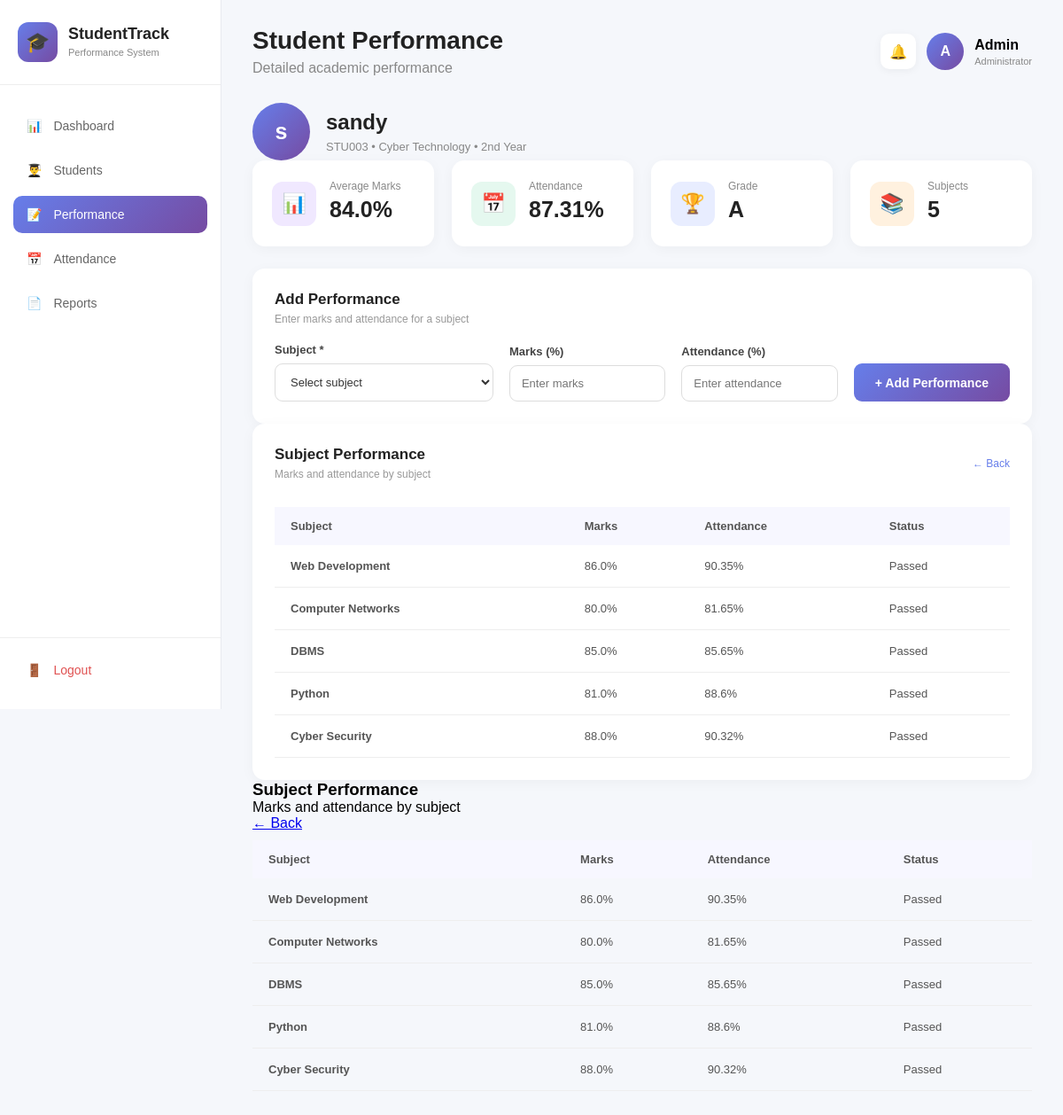
/student-performance/STU003, run on the app's committed database.
### tables this page shows
CREATE TABLE students (
            id INTEGER PRIMARY KEY AUTOINCREMENT,
            name TEXT NOT NULL,
            student_id TEXT UNIQUE NOT NULL,
            department TEXT NOT NULL,
            year TEXT NOT NULL,
            email TEXT,
            phone TEXT
        );

CREATE TABLE performance (
            id INTEGER PRIMARY KEY AUTOINCREMENT,
            student_id TEXT NOT NULL,
            subject TEXT NOT NULL,
            marks REAL NOT NULL,
            attendance REAL NOT NULL,
            FOREIGN KEY (student_id) REFERENCES students(student_id)
        );

### app.py (the view, shortened to what this page needs)
@app.route(
    "/student-performance/<student_id>",
    methods=["GET", "POST"]
)
def student_performance(student_id):
    conn = get_db_connection()
    student = conn.execute("""
        SELECT *
        FROM students
        WHERE student_id = ?
    """, (
        student_id,
    )).fetchone()
    if student is None:
        conn.close()
        return "Student not found", 404
    performance = conn.execute("""
        SELECT *
        FROM performance
        WHERE student_id = ?
        ORDER BY id DESC
    """, (
        student_id,
    )).fetchall()
    conn.close()
    if performance:
        average = sum(
            float(record["marks"])
            for record in performance
        ) / len(performance)
    else:
        average = 0
    if average >= 90:
        grade = "A+"
    elif average >= 80:
        grade = "A"
    elif average >= 70:
        grade = "B"
    elif average >= 60:
        grade = "C"
    elif average >= 50:
        grade = "D"
    else:
        grade = "F"
    if performance:
        attendance = sum(
            float(record["attendance"])
            for record in performance
        ) / len(performance)
    else:
        attendance = 0
    return render_template(
        "student_performance.html",
        student=student,
        performance=performance,
        average=round(
            average,
            2
        ),
        grade=grade,
        attendance=round(
            attendance,
            2
        )
    )

### app.py (called while the page is built)
def get_db_connection():
    conn = sqlite3.connect(DATABASE)
    conn.row_factory = sqlite3.Row
    return conn

### templates/student_performance.html (shortened to what this page needs)
<!DOCTYPE html>
<html lang="en">
<head>
    <link rel="stylesheet"
          href="{{ url_for('static', filename='css/style.css') }}">
</head>
<body class="dashboard-body">
    <aside class="sidebar">
        <div class="brand">
            <div class="brand-icon">
                🎓
            </div>
            <div>
                <h2>StudentTrack</h2>
                <span>Performance System</span>
            </div>
        </div>
        <nav class="sidebar-menu">
            <a href="/dashboard" class="menu-item">
                <span>📊</span>
                Dashboard
            </a>
            <a href="/students" class="menu-item">
                <span>👨‍🎓</span>
                Students
            </a>
            <a href="/performance" class="menu-item active">
                <span>📝</span>
                Performance
            </a>
            <a href="#" class="menu-item">
                <span>📅</span>
                Attendance
            </a>
            <a href="#" class="menu-item">
                <span>📄</span>
                Reports
            </a>
        </nav>
        <div class="sidebar-bottom">
            <a href="/" class="menu-item logout">
                <span>🚪</span>
                Logout
            </a>
        </div>
    </aside>
    <main class="main-content">
        <header class="topbar">
            <div>
                <h1>Student Performance</h1>
                <p>
                    Detailed academic performance
                </p>
            </div>
            <div class="profile">
                <div class="notification">
                    🔔
                </div>
                <div class="avatar">
                    A
                </div>
                <div>
                    <strong>Admin</strong>
                    <small>Administrator</small>
                </div>
            </div>
        </header>
        <section class="student-profile-header">
            <div class="large-student-avatar">
                {{ student["name"][0] }}
            </div>
            <div>
                <h2>
                    {{ student["name"] }}
                </h2>
                <p>
                    {{ student["student_id"] }}
                    •
                    {{ student["department"] }}
                    •
                    {{ student["year"] }}
                </p>
            </div>
        </section>
        <section class="stats-grid">
            <div class="stat-card">
                <div class="stat-icon purple">
                    📊
                </div>
                <div>
                    <p>
                        Average Marks
                    </p>
                    <h3>
                        {{ average }}%
                    </h3>
                </div>
            </div>
            <div class="stat-card">
                <div class="stat-icon green">
                    📅
                </div>
                <div>
                    <p>
                        Attendance
                    </p>
                    <h3>
                        {{ attendance }}%
                    </h3>
                </div>
            </div>
            <div class="stat-card">
                <div class="stat-icon blue">
                    🏆
                </div>
                <div>
                    <p>
                        Grade
                    </p>
                    <h3>
                        {{ grade }}
                    </h3>
                </div>
            </div>
            <div class="stat-card">
                <div class="stat-icon orange">
                    📚
                </div>
                <div>
                    <p>
                        Subjects
                    </p>
                    <h3>
                        {{ performance|length }}
                    </h3>
                </div>
            </div>
        </section>
<div class="dashboard-card">
    <div class="card-header">
        <div>
            <h3>
                Add Performance
            </h3>
            <p>
                Enter marks and attendance for a subject
            </p>
        </div>
    </div>
    <form
        method="POST"
        action="/student-performance/{{ student['student_id'] }}"
        class="performance-form"
    >
        <div class="performance-form-row">
            <div class="form-group">
                <label>
                    Subject *
                </label>
                <select
                    name="subject"
                    required
                >
                    <option value="">
                        Select subject
                    </option>
                </select>
            </div>
            <div class="form-group">
                <label>
                    Marks (%)
                </label>
                <input
                    type="number"
                    name="marks"
                    min="0"
                    max="100"
                    step="0.01"
                    placeholder="Enter marks"
                    required
                >
            </div>
            <div class="form-group">
                <label>
                    Attendance (%)
                </label>
                <input
                    type="number"
                    name="attendance"
                    min="0"
                    max="100"
                    step="0.01"
                    placeholder="Enter attendance"
                    required
                >
            </div>
            <div class="performance-submit">
                <button
                    type="submit"
                    class="save-button"
                >
                    + Add Performance
                </button>
            </div>
        </div>
    </form>
</div>
<div class="dashboard-card">
    <div class="card-header">
        <div>
            <h3>
                Subject Performance
            </h3>
            <p>
                Marks and attendance by subject
            </p>
        </div>
        <a href="/performance">
            ← Back
        </a>
    </div>
    {% if performance %}
    <div style="overflow-x:auto;">
        <table class="student-table">
            <thead>
                <tr>
                    <th>Subject</th>
                    <th>Marks</th>
                    <th>Attendance</th>
                    <th>Status</th>
                </tr>
            </thead>
            <tbody>
                {% for record in performance %}
                <tr>
                    <td>
                        <strong>
                            {{ record["subject"] }}
                        </strong>
                    </td>
                    <td>
                        {{ record["marks"] }}%
                    </td>
                    <td>
                        {{ record["attendance"] }}%
                    </td>
                    <td>
                        {% if record["marks"] >= 50 %}
                        <span class="status-pass">
                            Passed
                        </span>
                        {% else %}
                        <span class="status-fail">
                            Needs Improvement
                        </span>
                        {% endif %}
                    </td>
                </tr>
                {% endfor %}
            </tbody>
        </table>
    </div>
    {% endif %}
</div>
                    <h3>
                        Subject Performance
                    </h3>
                    <p>
                        Marks and attendance by subject
                    </p>
                <a href="/performance">
                    ← Back
                </a>
            {% if performance %}
            <div style="overflow-x:auto;">
                <table class="student-table">
                    <thead>
                        <tr>
                            <th>Subject</th>
                            <th>Marks</th>
                            <th>Attendance</th>
                            <th>Status</th>
                        </tr>
                    </thead>
                    <tbody>
                        {% for record in performance %}
                        <tr>
                            <td>
                                <strong>
                                    {{ record["subject"] }}
                                </strong>
                            </td>
                            <td>
                                {{ record["marks"] }}%
                            </td>
                            <td>
                                {{ record["attendance"] }}%
                            </td>
                            <td>
                                {% if record["marks"] >= 50 %}
                                <span class="status-pass">
                                    Passed
                                </span>
                                {% else %}
                                <span class="status-fail">
                                    Needs Improvement
                                </span>
                                {% endif %}
                            </td>
                        </tr>
                        {% endfor %}
                    </tbody>
                </table>
            </div>
            {% endif %}
    </main>
</body>
</html>

### data on the page
students: name "s", name "sandy", student_id "STU003", department "Cyber Technology", year "2nd Year"
performance: subject "Web Development", marks "86.0", attendance "90.35", shows "Passed"
performance: subject "Computer Networks", marks "80.0", attendance "81.65", shows "Passed"
performance: subject "DBMS", marks "85.0", attendance "85.65", shows "Passed"
performance: subject "Python", marks "81.0", attendance "88.6", shows "Passed"
performance: subject "Cyber Security", marks "88.0", attendance "90.32", shows "Passed"

### other printed values
{{ average }} "84.0"
{{ attendance }} "87.31"
{{ grade }} "A"
{{ performance|length }} "5"
